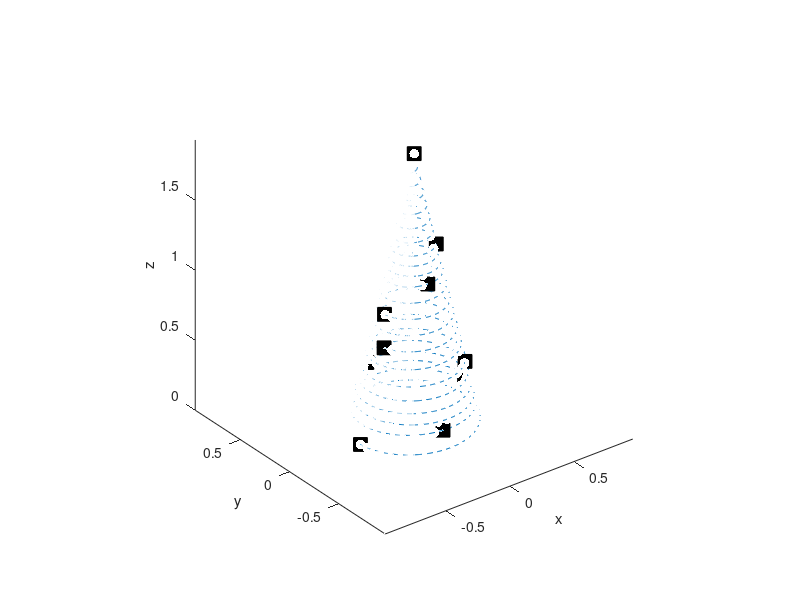

Write the MATLAB code that produced this figure. (Note: this script raises an error after producing the figure.)
clear; clc

H = 76 / 39.3701;  % height
D = 33 / 39.3701;  % base diameter

Q = ([-180, -100, -5, 110, -45, -170, 180, -100, -45, -30] + ...
    cumsum([0, 1, 1, 1, 2, 2, 1, 3, 3, 7])*360)* pi/180;
Z = [0, 6, 9, 13, 18.5, 26, 34, 43, 51, 76] / 39.3701;
Q = flipud(Q(:));
Z = flipud(Z(:));

R = D/2 - (Z/H).*D/2;
X = R.*cos(Q);
Y = R.*sin(Q);

QQ = (Q(1) : -1*pi/180 : Q(end))';
ZZ = interp1(Q, Z, QQ);
RR = D/2 - (ZZ/H).*D/2;

XX = RR.*cos(QQ);
YY = RR.*sin(QQ);

LL = [0; cumsum(sqrt(diff(XX).^2 + diff(YY).^2 + diff(ZZ).^2))];
L = interp1(QQ, LL, Q, 'linear', 'extrap');

figure(25)
hold off
plot3(XX, YY, ZZ)
axis equal
xlabel('x'), ylabel('y'), zlabel('z')
hold on
plot3(X, Y, Z, 'ks', 'markersize', 10, 'MarkerFaceColor', 'k')
set(gcf, 'Position', [281    76   744   575])

% bulb position
num_bulbs = 450;
Lb = linspace(LL(1), LL(end), num_bulbs)';
Qb = interp1(LL, QQ, Lb);
Xb = interp1(LL, XX, Lb);
Yb = interp1(LL, YY, Lb);
Zb = interp1(LL, ZZ, Lb);
c = ones(num_bulbs, 3);

hl = scatter3(Xb, Yb, Zb, 50, c(:,:), 'filled');
hl.MarkerEdgeColor = [0,0,0];

%%
% Background pattern
% view([0, 0])
figure(25)

X = Xb;
Y = Yb;
Z = Zb;
Q = atan2(Y, X);
R = sqrt(Y.^2 + X.^2);

dt = 0.1;
Kt = 2*pi/2;
Kq = 6*pi/(2*pi);
Kz = 4*pi/H;
Krr = -2*pi/30e-2;
Kqq = 360/60;

Kd = -1.5/D;  % completes 1(full bright) in D distance
Kte = 1/0.3;  % completes 1(full bright) in 1 sec

t0 = tic;
for k = 1 : round(20/dt)
    tic
    time = toc(t0);
    
    % define center of explosion
    if mod(k-1,round(1/dt)) == 0
        c = rand(1,3);
        x0 = (rand() - 0.5) * D;
        y0 = (rand() - 0.5) * D;
        z0 = rand() * H*2/3;
        D = sqrt((X-x0).^2 + (Y-y0).^2 + (Z-z0).^2);
        trig_time = time;
    end
    
    % center of background pattern
    if mod(k-1,round(3/dt)) == 0
        x0 = (rand() - 0.5) * D;
        z0 = rand() * H*2/3;
        RR = sqrt((X-x0).^2 + (Z-z0).^2);  % 
        QQ = atan2(Z-z0, X-x0);
        pattern_mode = randi(4);
    end
    
    if pattern_mode == 1
        B = sin(Kt*time + Kqq*QQ).^3;  % rays
    elseif pattern_mode == 2
        B = sin(Kt*time + Krr*RR);  % circles
    elseif pattern_mode == 3
        B = sin(Kt*time + Kq*Q);  % radial
    elseif pattern_mode == 4
        B = sin(Kt*time + Kz*Z).^3;  % falling rings
    end
    B(B<0) = 0;

    F = sin(Kt*(time-trig_time)) + Kd*D;
    F(F<0) = 0;
    F(F>1) = 1;
    
    C = (0.7*B .* [1, 1, 1] + 2*F .* c) ./ 1;
    C(C<0) = 0;
    C(C>1) = 1;
    hl.CData = C;
    
    bin_data = cast(C * 255, 'int8');
    

    drawnow()
    pause(dt - toc)
end
